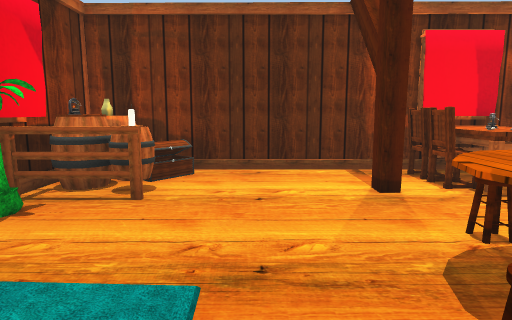
[1] (above)

20 first-person views from a walk through a scene from a Unity 3-D project. The camera is 1.4 m above the floor, tilts 8° down and sees 75° across. The floor is counted in squares, 1 m on a side. Each view is taken from the middle of a square. On the plan, view 1 faces up. The plan holds only what a view shows up to about 15 squares ahead; the rest is blank. Some animated figures are left out. Door leaves are left out, so doorways stand open. Some surface patterns are stand-ins.

[2]
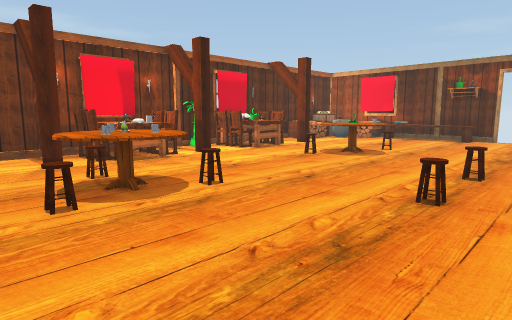

[3]
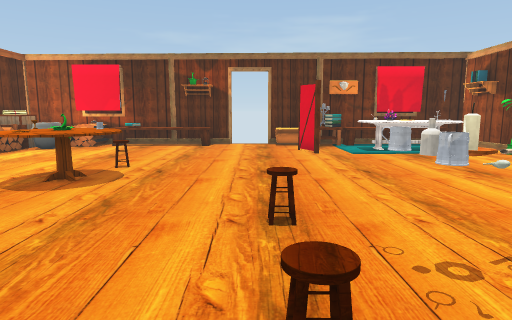

[4]
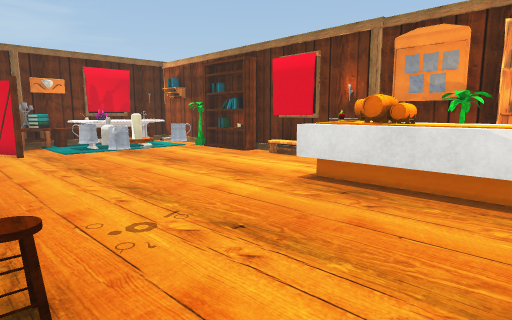

[5]
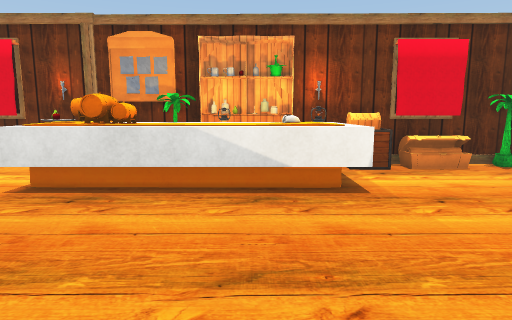

[6]
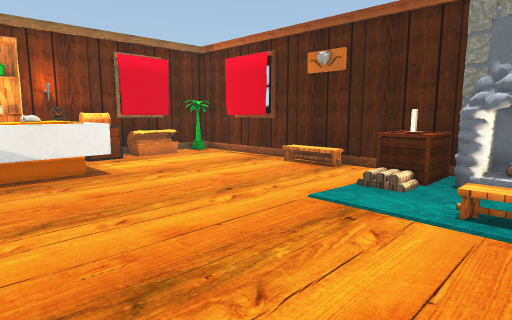

[7]
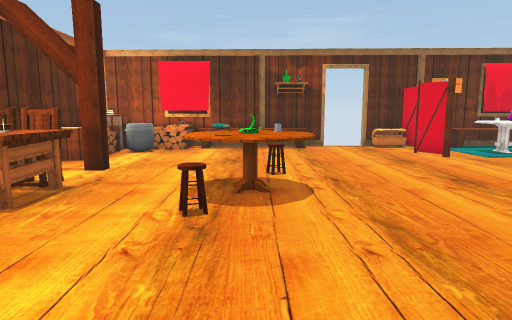

[8]
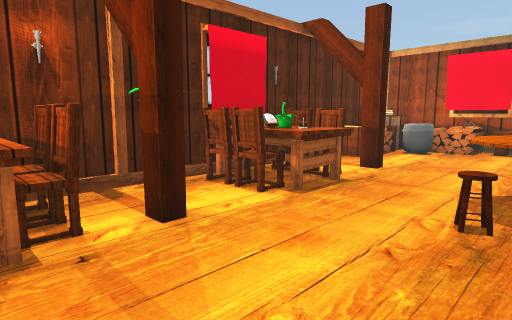

[9]
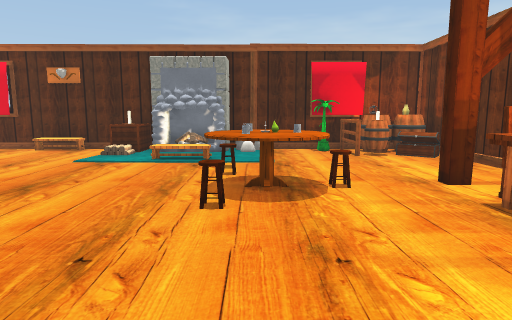

[10]
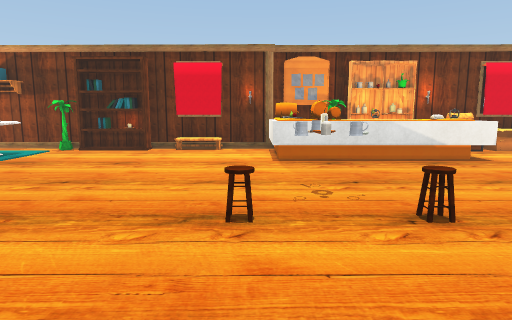

[11]
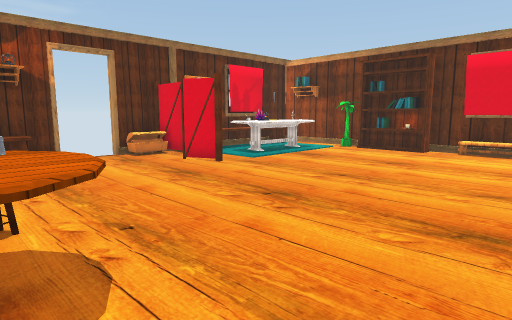

[12]
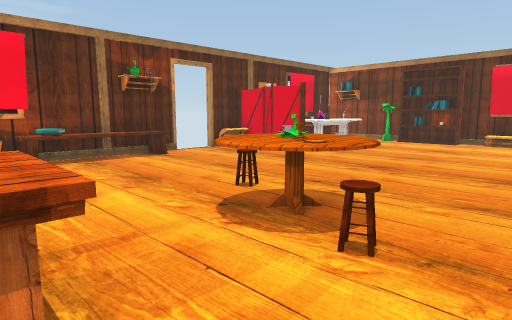

[13]
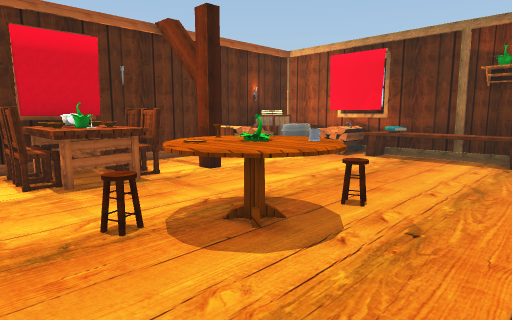

[14]
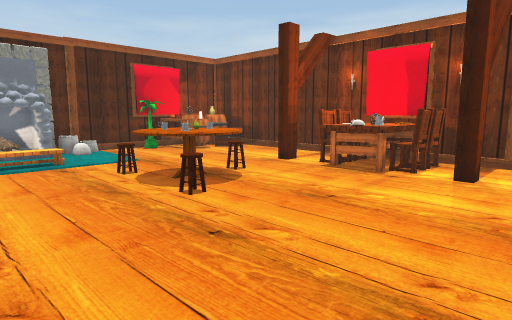

[15]
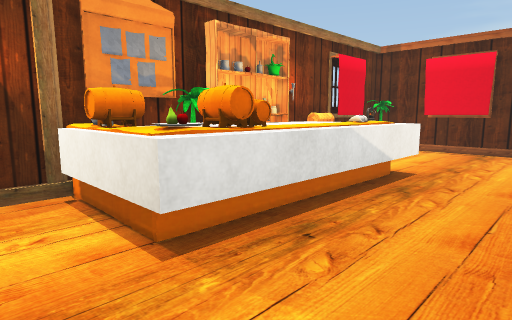

[16]
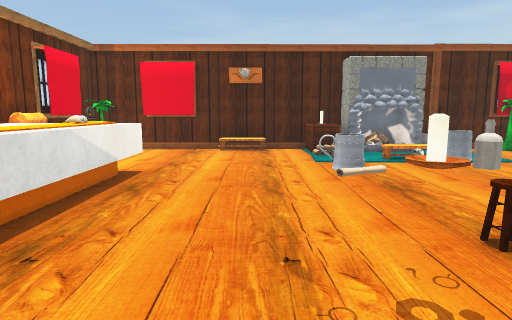

[17]
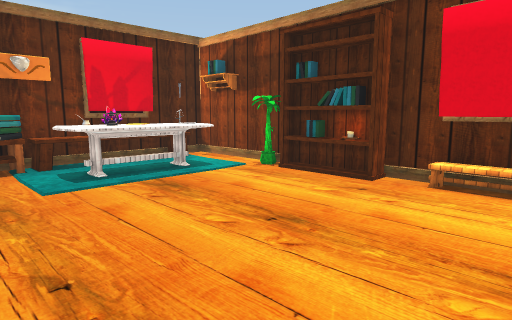

[18]
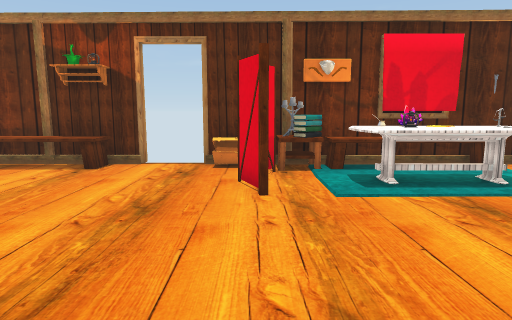

[19]
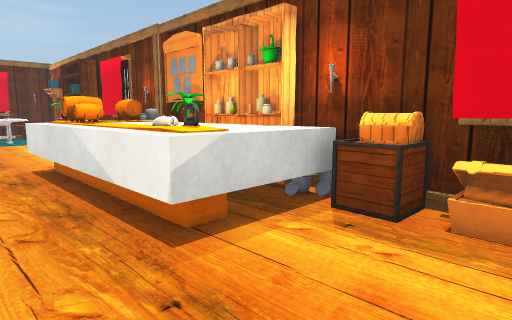

[20]
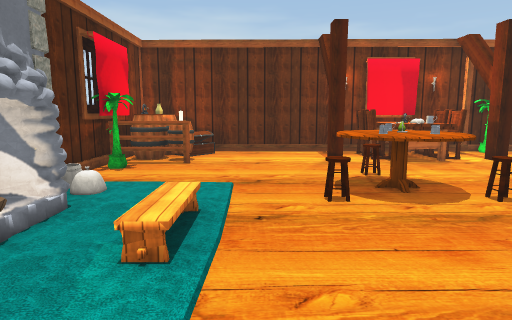

### Floor plan
Points are (right, up) in squares from view 1. A wall is a line through its corners. A room is listed if a view was taken in it or the views show most of it. See-through windows are left out.
Room 1 (views 1, 2, 3, 4, 5, 6, 7, 8, 9, 10, 11, 12, 13, 14, 15, 16, 17, 18, 19, 20)
walls: (4.6, 8) (3.9, 8); (8.5, 8.4) (-4.2, 8.4) (-4.2, 1.4); (9.3, -10.9) (11.1, -10.9); (7.4, -11.3) (12.1, -11.3); (-4.2, -2.3) (-4.2, -11.3) (-0.4, -11.3); (13.4, -10.6) (14.8, -10.6); (13.4, -10.9) (14.6, -10.9) (14.6, -10.5); (14.5, 8.4) (12.4, 8.4); (19.2, -1) (19.2, 0.6); (-3.8, -7.2) (-3.8, -9.3); (19.2, -4.1) (19.2, -2.5); (18.9, 3.9) (18.9, 5.5); (19.2, 3.4) (19.2, 5.5); (-3.8, 6.2) (-3.8, 4); (14.9, -11.3) (19.2, -11.3) (19.2, -5.4); (-2.5, -10.9) (-0.6, -10.9); (18.8, -9.2) (18.8, -7.2)
ways out: open door at (19, -1.5)
objects: column (-4, -2) to (-3, -1); carpet (-4, -1); column (-4, 1) to (-3, 1); other object (-4, 5) to (-3, 5); other object (-3, -3); box (-3, -2); fireplace (-3, 0); carpet (-3, 2); other object (-3, 6); other object (-3, 7); barrel (-3, 8); other object (-2, -11) to (-1, -10); other object (-2, 5); other object (-2, 6); other object (-2, 7) to (-2, 8); other object (0, -11); box (0, -10) to (1, -10); other object (1, -11); other object (1, -10) to (4, -8); chair (1, 1); shelf (2, -11); other object (2, -9); other object (2, -8); table (2, 1) to (4, 3); column (2, 6); other object (3, -11); other object (3, 2); chair (3, 4); shelf (4, -11); other object (4, -10); chair (4, 1); chair (4, 6); chair (4, 7); other object (5, -11) to (5, -10); other object (5, -9) to (5, -8); table (5, 6); other object (5, 7); table (5, 8); other object (6, -11) to (6, -10); other object (6, -9) to (6, -8); other object (6, -4); other object (6, -3); chair (6, -2); chair (6, 6); chair (6, 7) to (6, 8); other object (7, -11); other object (7, -10); other object (7, -9); other object (7, -8); other object (7, -4); other object (7, -3); column (7, 6); chair (8, -2); chair (9, 3); chair (9, 6); chair (9, 7) to (9, 8); table (10, 1) to (12, 3); other object (10, 6); other object (10, 7); table (10, 8) to (11, 8); other object (11, 6); other object (11, 7); chair (12, 6); chair (12, 7) to (12, 8); other object (13, -10); chair (13, 2); column (13, 6); other object (15, 7) to (16, 8); table (16, -9) to (17, -8); other object (16, -7); table (16, -6) to (17, -6); other object (16, -4) to (18, -4); other object (17, -8); other object (17, -7); bag (17, 6) to (18, 7); box (17, 7) to (18, 8); bench (18, -10) to (18, -7); books (18, -6) to (18, -5); bench (18, 0) to (19, 4); other object (18, 5); books (19, 3); other object (19, 6); other object (19, 7) to (19, 8)

Positions as (right, up) in squares from view 1, and headings:
1: (0, 0), facing up
2: (0, -4), facing up-right
3: (4, -2), facing right
4: (3, -2), facing down-right
5: (3, -2), facing down
6: (4, 0), facing down-left
7: (5, 2), facing right
8: (5, 2), facing up-right
9: (9, 2), facing left
10: (8, 2), facing down
11: (8, 2), facing down-right
12: (8, 6), facing down-right
13: (8, -1), facing up-right
14: (9, -2), facing up-left
15: (9, -5), facing down-left
16: (9, -5), facing left
17: (9, -4), facing down-right
18: (10, -4), facing right
19: (-2, -6), facing down-right
20: (0, -4), facing up
